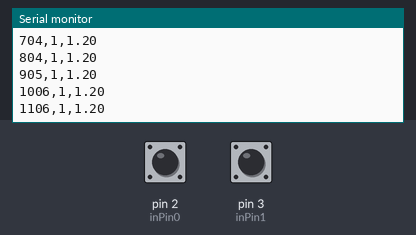
Bench run of a sketch on a simulated Arduino Uno, built with avr-gcc and run on an emulated ATmega328P. Parts: the last lines printed to the serial monitor. The inputs (shaded band) are chosen by the test bench; at power-on: pin 2 (inPin0) HIGH, pin 3 (inPin1) HIGH.

Above: at 1.2 s.
1.3 s: pin 2 (inPin0) pulled LOW for 0.15 s
At 1.31 s:
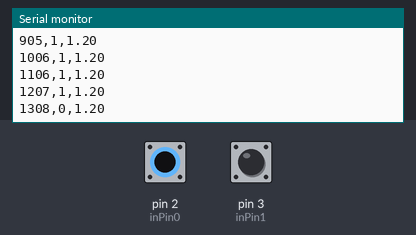
2.9 s: pin 3 (inPin1) pulled LOW for 0.15 s
At 2.93 s:
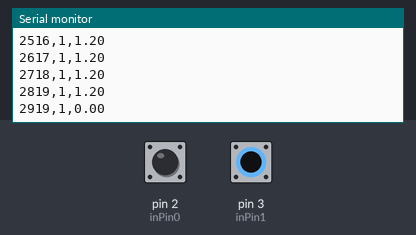
4.5 s: pin 2 (inPin0) pulled LOW for 1 s
At 4.54 s:
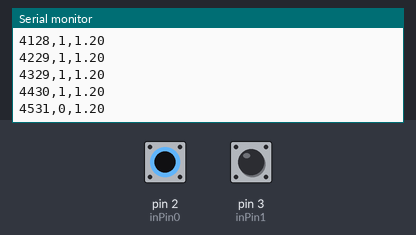
7.0 s: pin 3 (inPin1) pulled LOW for 1 s
At 7.05 s:
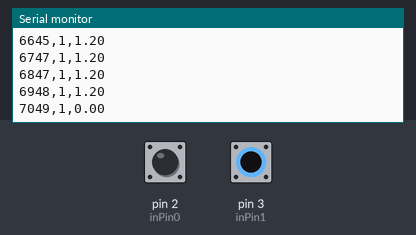
Timing chart, 0 to 10.0 s (numbered marks = the images above; inputs shaded):
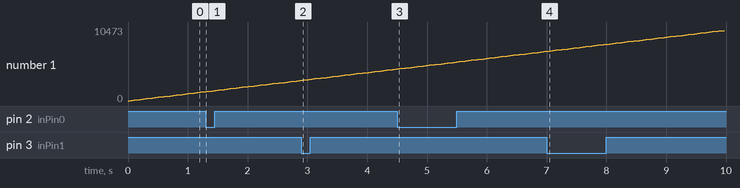

The sketch:

GTD_Timer_test.ino
```cpp
const int inPin0 = 2;
const int inPin1 = 3;

void setup(){
  Serial.begin(115200);          //  setup serial
  pinMode(inPin0, INPUT_PULLUP);
  pinMode(inPin1, INPUT_PULLUP);
}

void loop(){
  int reading0 = digitalRead(inPin0);
  int reading1 = digitalRead(inPin1);
  Serial.print(millis());
  Serial.print(",");
  Serial.print(reading0);
  Serial.print(",");
  Serial.println(reading1*1.2);
  delay(100);
}
```

Measured:
- after the input at 1.3 s, the serial monitor: prints a new line at once (image 1)
- after the input at 2.9 s, the serial monitor: prints a new line at once (image 2)
- after the input at 4.5 s, the serial monitor: prints a new line at once (image 3)
- after the input at 7.0 s, the serial monitor: prints a new line after 0.05 s (image 4)
